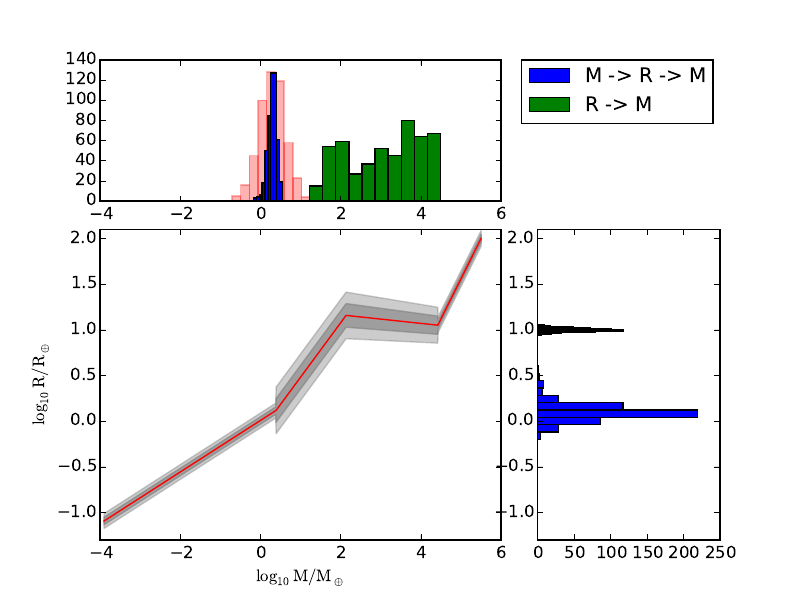

Recreate this plot in Python.
'''
make a plot for Mstat2R & Rstat2M
'''
import numpy as np
import matplotlib.pyplot as plt
import matplotlib.gridspec as gridspec
from func import Mstat2R, Rstat2M, Mpost2R, Rpost2M

### set plot 
fig = plt.figure()
gs = gridspec.GridSpec(3, 3)
ax1 = plt.subplot(gs[0, :-1])
ax2 = plt.subplot(gs[1:,:-1])
ax3 = plt.subplot(gs[1:, -1])


### m2r
nsample = 5e2
m2r_m = np.log10(np.random.normal(2,0.5,size=nsample))
m2r_r = np.log10(Mpost2R(10.**m2r_m))
m2r_m2 = np.log10(Rpost2M(10.**m2r_r))

### r2m
r2m_r = np.log10(np.random.normal(10,0.5,size=nsample))
r2m_m = np.log10(Rpost2M(10.**r2m_r))
r2m_r2 = np.log10(Mpost2R(10.**r2m_m))

### mass histogram
nbin=10
ax1.hist(m2r_m2, fc='r', ec='r', alpha=0.3, bins=nbin)
ax1.hist(m2r_m,fc='b', bins=nbin, label=['M -> R -> M'])
ax1.hist(r2m_m,fc='g', bins=nbin, label=['R -> M'])
ax1.legend(bbox_to_anchor=(1.05, 1), loc=2, borderaxespad=0.)

### model
from func import piece_linear, piece_linear_complex
best_hyper = np.loadtxt('spatial_median.txt', delimiter=',')

m_sample = np.linspace( -3.9, 5.5, 1000 )
r_sample = piece_linear(best_hyper, m_sample, prob_R = 0.5*np.ones_like(m_sample))
r_upper = piece_linear_complex(best_hyper, m_sample, prob_R = 0.84 * np.ones_like(m_sample))
r_lower = piece_linear_complex(best_hyper, m_sample, prob_R = 0.16 * np.ones_like(m_sample))
r_2upper = piece_linear_complex(best_hyper, m_sample, prob_R = 0.975 * np.ones_like(m_sample))
r_2lower = piece_linear_complex(best_hyper, m_sample, prob_R = 0.025 * np.ones_like(m_sample))

ax2.plot(m_sample, r_sample, 'r-')
ax2.fill_between(m_sample, r_lower, r_upper, color='grey', alpha=0.6)
ax2.fill_between(m_sample, r_2lower, r_2upper, color='grey', alpha=0.4)

ax2.set_xlabel(r'$\rm log_{10}\ M/M_\oplus$')
ax2.set_ylabel(r'$\rm log_{10}\ R/R_\oplus$')

### radius histogram
ax3.hist(m2r_r,fc='b', orientation='horizontal', bins=nbin)
ax3.hist(r2m_r,fc='g', orientation='horizontal', bins=nbin)
#ax3.hist(r2m_r2, fc='r', ec='r', alpha=0.3, bins=nbin)

### save
ax1.set_xlim([-4.,6.])
ax2.set_xlim([-4.,6.])
ax2.set_ylim([-1.3,2.1])
ax3.set_ylim([-1.3,2.1])

fig.savefig('demo_mr.pdf')